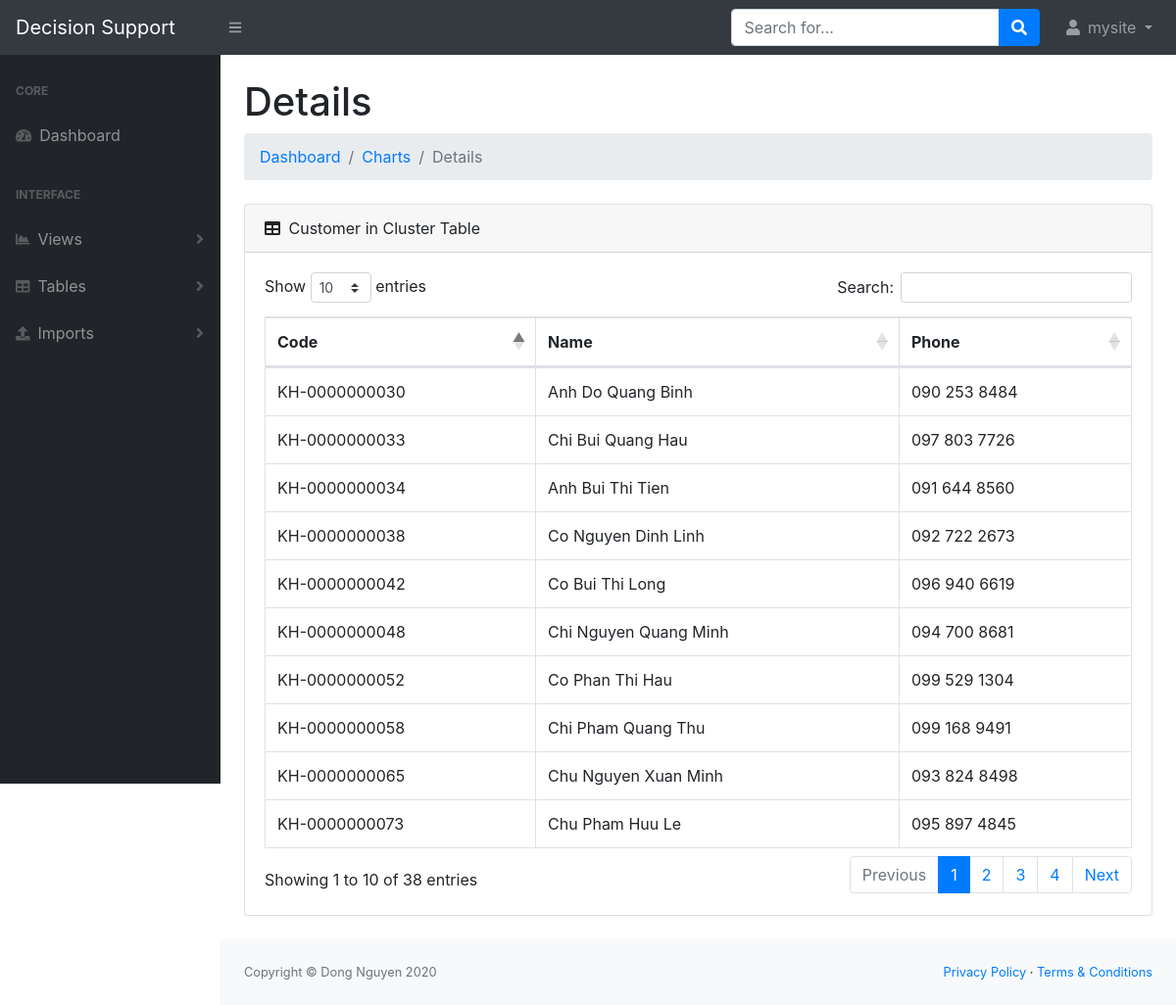
Page /views/detail/33 (signed in) on the committed database.
### dashboard/models.py (models this page shows, shortened)
class ClusterCustomer(models.Model):
    cluster = models.ForeignKey(ClusterCenter, on_delete=models.CASCADE)
    customer = models.ForeignKey(Customer, on_delete=models.CASCADE)

class Customer(models.Model):
    code = models.CharField(max_length=15)
    name = models.CharField(max_length=200)
    phone = models.CharField(max_length=200)

### dashboard/views.py (the view)
# urls.py: path("views/detail/<int:id>", views.showDetail, name="views.detail"),
def showDetail(response, id):
    user = response.user
    if user.username == "":
        return HttpResponseRedirect("/login")
    center = ClusterCenter.objects.get(id=id)
    data = center.clustercustomer_set.all()
    return render(response, "desk/pages/views.detail.html", {"data":data, "username":user.username})

### dashboard/templates/desk/pages/views.detail.html
{% extends 'desk/base.html' %}
{% block content %}
    <div class="container-fluid">
        <h1 class="mt-4">Details</h1>
        <ol class="breadcrumb mb-4">
            <li class="breadcrumb-item"><a href="{% url 'index' %}">Dashboard</a></li>
            <li class="breadcrumb-item"><a href="{% url 'views.chart' %}">Charts</a></li>
            <li class="breadcrumb-item active">Details</li>
        </ol>
        <div class="card mb-4">
            <div class="card-header">
                <i class="fas fa-table mr-1"></i>
                Customer in Cluster Table
            </div>
            <div class="card-body">
                <div class="table-responsive">
                    <table class="table table-bordered" id="dataTable" width="100%" cellspacing="0">
                        <thead>
                            <tr>
                                <th>Code</th>
                                <th>Name</th>
                                <th>Phone</th>
                            </tr>
                        </thead>
                        <tbody>
                            {% for item in data %}
                                <tr>
                                    <td>{{item.customer.code}}</td>
                                    <td>{{item.customer.name}}</td>
                                    <td>{{item.customer.phone}}</td>
                                </tr>
                            {% endfor %}
                        </tbody>
                    </table>
                </div>
            </div>
        </div>
    </div>
{% endblock %}

### dashboard/templates/desk/components/topnav.html (shortened to what this page needs)
<nav class="sb-topnav navbar navbar-expand navbar-dark bg-dark">
    <a class="navbar-brand" href="{% url 'index' %}">Decision Support</a>
    <button class="btn btn-link btn-sm order-1 order-lg-0" id="sidebarToggle" href="#">
        <i class="fas fa-bars"></i>
    </button>
    <form class="d-none d-md-inline-block form-inline ml-auto mr-0 mr-md-3 my-2 my-md-0">
        <div class="input-group">
            <input class="form-control" type="text" placeholder="Search for..." aria-label="Search" aria-describedby="basic-addon2" />
            <div class="input-group-append">
                <button class="btn btn-primary" type="button"><i class="fas fa-search"></i></button>
            </div>
        </div>
    </form>
    <ul class="navbar-nav ml-auto ml-md-0">
        <li class="nav-item dropdown">
            <a class="nav-link dropdown-toggle" id="userDropdown" href="#" role="button" data-toggle="dropdown" aria-haspopup="true" aria-expanded="false">
                <i class="fas fa-user fa-fw"></i>
                {{username}}
            </a>
        </li>
    </ul>
</nav>

### rows in the picture
ClusterCustomer: customer.code "KH-0000000030", customer.name "Anh Do Quang Binh", customer.phone "090 253 8484"
ClusterCustomer: customer.code "KH-0000000033", customer.name "Chi Bui Quang Hau", customer.phone "097 803 7726"
ClusterCustomer: customer.code "KH-0000000034", customer.name "Anh Bui Thi Tien", customer.phone "091 644 8560"
ClusterCustomer: customer.code "KH-0000000038", customer.name "Co Nguyen Dinh Linh", customer.phone "092 722 2673"
ClusterCustomer: customer.code "KH-0000000042", customer.name "Co Bui Thi Long", customer.phone "096 940 6619"
ClusterCustomer: customer.code "KH-0000000048", customer.name "Chi Nguyen Quang Minh", customer.phone "094 700 8681"
ClusterCustomer: customer.code "KH-0000000052", customer.name "Co Phan Thi Hau", customer.phone "099 529 1304"
ClusterCustomer: customer.code "KH-0000000058", customer.name "Chi Pham Quang Thu", customer.phone "099 168 9491"
ClusterCustomer: customer.code "KH-0000000065", customer.name "Chu Nguyen Xuan Minh", customer.phone "093 824 8498"
ClusterCustomer: customer.code "KH-0000000073", customer.name "Chu Pham Huu Le", customer.phone "095 897 4845"

### other values in the picture
{{ username }} "mysite"
